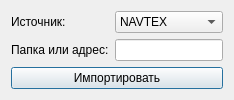
<?xml version="1.0" encoding="UTF-8"?>
<ui version="4.0">
 <class>MessageImportForm</class>
 <widget class="QDialog" name="MessageImportForm">
  <property name="windowTitle">
   <string>Импорт сообщений</string>
  </property>
  <layout class="QVBoxLayout" name="mainLayout">
   <item>
    <layout class="QFormLayout" name="formLayout">
     <item row="0" column="0">
      <widget class="QLabel" name="labelSource">
       <property name="text"><string>Источник:</string></property>
      </widget>
     </item>
     <item row="0" column="1">
      <widget class="QComboBox" name="sourceSelector">
       <item><property name="text"><string>NAVTEX</string></property></item>
       <item><property name="text"><string>SafetyNet</string></property></item>
       <item><property name="text"><string>Email</string></property></item>
      </widget>
     </item>
     <item row="1" column="0">
      <widget class="QLabel" name="labelDirectory">
       <property name="text"><string>Папка или адрес:</string></property>
      </widget>
     </item>
     <item row="1" column="1">
      <widget class="QLineEdit" name="path"/>
     </item>
    </layout>
   </item>
   <item>
    <widget class="QPushButton" name="buttonImport">
     <property name="text"><string>Импортировать</string></property>
    </widget>
   </item>
  </layout>
 </widget>
 <resources/>
 <connections/>
</ui>
